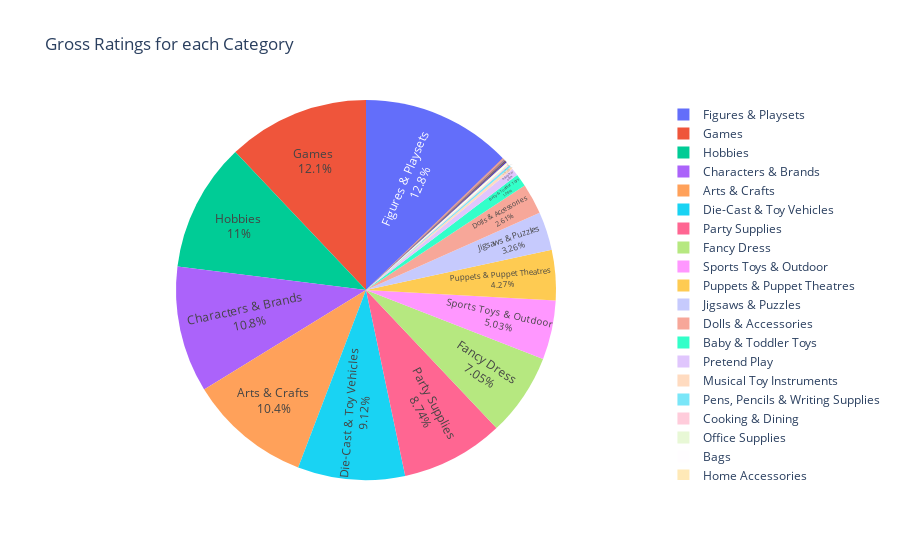

The cell this chart's notebook holds for it:
### Code cell
import plotly.graph_objects as go
import pandas as pd
import plotly.express as px
e = pd.read_csv("Amazon_Dataset.csv")
df=pd.DataFrame(e)

fig = px.pie(df, values='Rating', names='category',title='Gross Ratings for each Category'
             , hover_data=['category'], labels={'reviews':'number_of_reviews'})
fig.update_traces(textposition='inside', textinfo='percent+label')
fig.show()

### Figure 1 — Plotly figure (JSON) as saved in the notebook; plotly's stock layout.template omitted (floating-point values rounded to 4 significant figures; data arrays with more than 128 entries replaced by an {"elided": "..."} marker saying what was removed)
{"data": [{"customdata": {"elided": "3373x1 str values"}, "domain": {"x": [0, 1], "y": [0, 1]}, "hovertemplate": "category=%{customdata[0]}<br>Rating=%{value}<extra></extra>", "labels": {"elided": "3373 str values"}, "legendgroup": "", "name": "", "showlegend": true, "textinfo": "percent+label", "textposition": "inside", "type": "pie", "values": {"elided": "3373 float values"}}], "layout": {"legend": {"tracegroupgap": 0}, "title": {"text": "Gross Ratings for each Category"}}}
